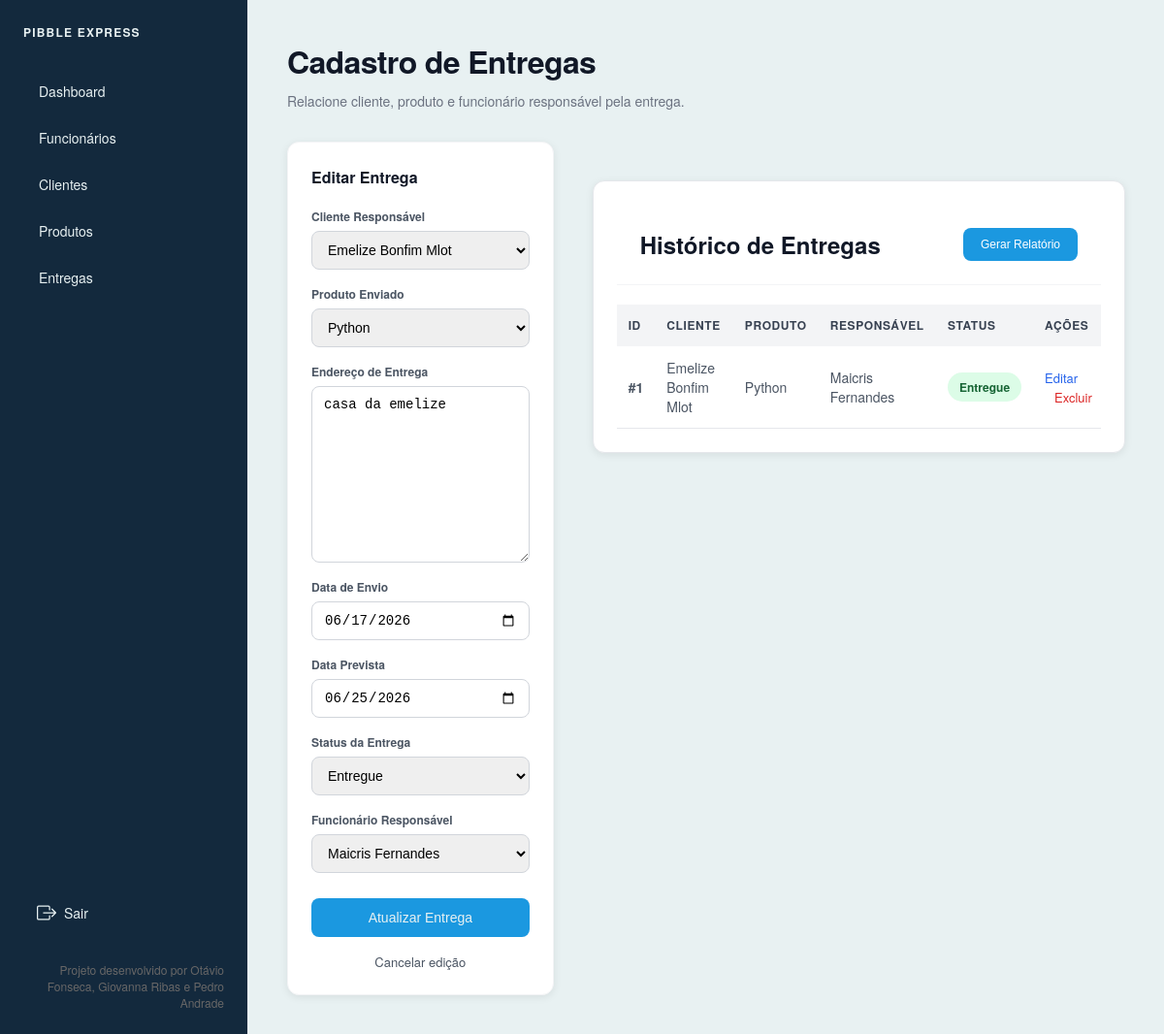
Page /entregas/1/editar/ (signed in) on the committed database.
### entregas/models.py (models this page shows, shortened)
class Entrega(models.Model):
    STATUS_CHOICES = [
        ('CADASTRADO', 'Cadastrado'),
        ('EM_TRANSITO', 'Em Trânsito'),
        ('ENTREGUE', 'Entregue'),
        ('CANCELADO', 'Cancelado'),
    ]
    cliente = models.ForeignKey(Cliente, on_delete=models.CASCADE, verbose_name="Cliente Responsável")
    produto = models.ForeignKey(Produto, on_delete=models.CASCADE, verbose_name="Produto Enviado")
    funcionario_responsavel = models.ForeignKey(Funcionario, on_delete=models.SET_NULL, null=True, verbose_name="Funcionário Responsável")
    endereco_entrega = models.TextField(verbose_name="Endereço de Entrega")
    data_envio = models.DateField(verbose_name="Data de Envio")
    data_prevista = models.DateField(verbose_name="Data Prevista")
    status_entrega = models.CharField(max_length=20, choices=STATUS_CHOICES, default='CADASTRADO', verbose_name="Status da Entrega")

### clientes/models.py (models this page shows)
class Cliente(models.Model):
    nome_completo = models.CharField(max_length=255, verbose_name="Nome Completo")
    cpf_cnpj = models.CharField(max_length=18, unique=True, verbose_name="CPF/CNPJ")
    telefone = models.CharField(max_length=20, verbose_name="Telefone")
    email = models.EmailField(unique=True, verbose_name="E-mail")
    endereco = models.TextField(verbose_name="Endereço")
    def __str__(self):
        return self.nome_completo

### produtos/models.py (models this page shows)
class Produto(models.Model):
    nome_produto = models.CharField(max_length=255, verbose_name="Nome do Produto")
    descricao = models.TextField(blank=True, null=True, verbose_name="Descrição")
    peso = models.DecimalField(max_digits=6, decimal_places=2, verbose_name="Peso (kg)")
    quantidade_estoque = models.IntegerField(default=0, verbose_name="Quantidade em Estoque")
    valor = models.DecimalField(max_digits=10, decimal_places=2, verbose_name="Valor (R$)")
    categoria = models.CharField(max_length=100, verbose_name="Categoria")
    def __str__(self):
        return self.nome_produto

### funcionarios/models.py (models this page shows)
class Funcionario(models.Model):
    TIPOS_USUARIO = (
        ('ADM', 'Administrador'),
        ('FUNC', 'Funcionário'),
    )
    nome_completo = models.CharField(max_length=255, verbose_name="Nome Completo")
    cpf = models.CharField(max_length=14, unique=True, verbose_name="CPF/CNPJ")
    cargo = models.CharField(max_length=100, verbose_name="Cargo")
    telefone = models.CharField(max_length=20, verbose_name="Telefone")
    email = models.EmailField(unique=True, verbose_name="E-mail")
    endereco = models.TextField(verbose_name="Endereço")
    data_contratacao = models.DateField(verbose_name="Data de Contratação")
    usuario = models.OneToOneField(
        User,
        on_delete=models.CASCADE,
        related_name='funcionario'
    )
    tipo_usuario = models.CharField(
        max_length=10,
        choices=TIPOS_USUARIO,
        default='FUNC',
        verbose_name='Tipo de Usuário'
    )
    def __str__(self):
        return self.nome_completo

### core/views.py (the view)
# urls.py: path("entregas/<int:pk>/editar/", views.editar_entrega, name="editar_entrega"),
@login_required
def editar_entrega(request, pk):
    atualizar_status_entregas()
    entrega = get_object_or_404(Entrega, pk=pk)
    form = EntregaForm(dados_formulario(request), instance=entrega)
    if request.method == "POST" and form.is_valid() and salvar_formulario_com_feedback(form):
        return redirect("entregas")
    context = {
        "form": form,
        "entregas": Entrega.objects.select_related(
            "cliente",
            "produto",
            "funcionario_responsavel",
        ).order_by("-id"),
        "editando": entrega,
    }
    return render(request, "entregas.html", context)

### entregas/forms.py
class EntregaForm(forms.ModelForm):
    class Meta:
        model = Entrega
        fields = [
            "cliente",
            "produto",
            "endereco_entrega",
            "data_envio",
            "data_prevista",
            "status_entrega",
            "funcionario_responsavel",
        ]
        widgets = {
            "data_envio": forms.DateInput(format="%Y-%m-%d", attrs={"type": "date"}),
            "data_prevista": forms.DateInput(format="%Y-%m-%d", attrs={"type": "date"}),
        }
    def __init__(self, *args, **kwargs):
        super().__init__(*args, **kwargs)
        self.fields["endereco_entrega"].widget.attrs["placeholder"] = "Digite o endereço de entrega"

### core/views.py (called while the page is built)
def atualizar_status_entregas():
    hoje = timezone.localdate()
    Entrega.objects.filter(
        status_entrega="CADASTRADO",
        data_envio__lte=hoje,
    ).update(status_entrega="EM_TRANSITO")

def dados_formulario(request):
    return request.POST if request.method == "POST" else None

### templates/entregas.html (shortened to what this page needs)
{% extends 'base.html' %}
{% block content %}
<header>
    <h1 class="header-title">Cadastro de Entregas</h1>
    <p class="header-subtitle">
        Relacione cliente, produto e funcionário responsável pela entrega.
    </p>
</header>
<div class="mudar-layout-grid">
    <div class="card">
        <h2 class="form-title">
            {% if editando %}Editar Entrega{% else %}Nova Entrega{% endif %}
        </h2>
        <form method="POST" class="form-container">
            {% for field in form %}
            <div class="form-group">
                <label class="form-label">{{ field.label }}</label>
                {{ field }}
            </div>
            {% endfor %}
            <button type="submit" class="btn-submit">
                {% if editando %}Atualizar Entrega{% else %}Salvar Entrega{% endif %}
            </button>
            {% if editando %}
            <a href="{% url 'entregas' %}" class="btn-cancel">Cancelar edição</a>
            {% endif %}
        </form>
    </div>
    <section class="report-section">
        <div class="report-header">
            <h2>Histórico de Entregas</h2>
            <button onclick="window.print()" class="btn-print">
                Gerar Relatório
            </button>
        </div>
        <div class="table-container">
            <table class="data-table">
                <thead>
                    <tr>
                        <th>ID</th>
                        <th>Cliente</th>
                        <th>Produto</th>
                        <th>Responsável</th>
                        <th>Status</th>
                        <th>Ações</th>
                    </tr>
                </thead>
                <tbody>
                    {% for entrega in entregas %}
                    <tr>
                        <td class="delivery-id">#{{ entrega.id }}</td>
                        <td>{{ entrega.cliente.nome_completo }}</td>
                        <td>{{ entrega.produto.nome_produto }}</td>
                        <td>{{ entrega.funcionario_responsavel.nome_completo }}</td>
                        <td>
                            <span class="badge
                            {% if entrega.status_entrega == 'ENTREGUE' %}status-entregue
                            {% elif entrega.status_entrega == 'EM_TRANSITO' %}status-transito
                            {% else %}status-pendente{% endif %}">
                                {{ entrega.get_status_entrega_display }}
                            </span>
                        </td>
                        <td>
                            <a href="{% url 'editar_entrega' entrega.pk %}" class="edit-link">Editar</a>
                            <a
                                href="{% url 'deletar_entrega' entrega.pk %}"
                                class="delete-link"
                                onclick="return confirm('Deseja excluir esta entrega?')"
                            >
                                Excluir
                            </a>
                        </td>
                    </tr>
                    {% empty %}
                    <tr>
                        <td colspan="6" class="empty-message">
                            Nenhuma entrega cadastrada.
                        </td>
                    </tr>
                    {% endfor %}
                </tbody>
            </table>
        </div>
    </section>
</div>
{% endblock %}

### static/css/style.css (style rules this page uses)
* { margin: 0; padding: 0; box-sizing: border-box; }
body { font-family: 'Helvetica Neue', Helvetica, Arial, sans-serif; background-color: #E8F1F2; color: #111827; display: flex; height: 100vh; height: 100vh; overflow: hidden; }
.header-title { font-size: 24px; font-weight: 600; letter-spacing: -0.02em; margin-bottom: 4px; }
.header-subtitle { font-size: 14px; color: #6b7280; margin-bottom: 32px; }
.card { background-color: #ffffff; padding: 24px; border-radius: 12px; border: 1px solid #f3f4f6; }
.report-section { background-color: #ffffff; border-radius: 12px; border: 1px solid #e5e7eb; overflow: hidden; }
.report-header { padding: 24px; border-bottom: 1px solid #f3f4f6; display: flex; justify-content: space-between; align-items: center; }
.btn-print { padding: 8px 16px; background-color: #111827; color: #ffffff; font-size: 12px; font-weight: 500; border: none; border-radius: 8px; cursor: pointer; transition: background-color 0.2s; }
.table-container { overflow-x: auto; }
.data-table { width: 100%; border-collapse: collapse; text-align: left; font-size: 14px; }
.data-table th { background-color: #f9fafb; padding: 16px 24px; font-size: 12px; font-weight: 600; text-transform: uppercase; letter-spacing: 0.05em; color: #9ca3af; border-bottom: 1px solid #f3f4f6; }
.data-table td { padding: 16px 24px; color: #4b5563; border-bottom: 1px solid #f3f4f6; }
.badge { padding: 4px 10px; font-size: 12px; font-weight: 500; border-radius: 9999px; }
.status-entregue { background-color: #f0fdf4; color: #166534; }
.header-title { font-size: 32px; font-weight: bold; color: #111827; }
.header-subtitle { margin-top: 8px; color: #6b7280; }
.card { background: #ffffff; padding: 24px; border-radius: 12px; box-shadow: 0 2px 8px rgba(0, 0, 0, 0.08); }
.report-section { margin-top: 40px; background: #ffffff; padding: 24px; border-radius: 12px; box-shadow: 0 2px 8px rgba(0, 0, 0, 0.08); }
.report-header { display: flex; justify-content: space-between; align-items: center; margin-bottom: 20px; }
.btn-print { padding: 10px 18px; border: none; border-radius: 8px; background-color: #1B98E0; color: white; cursor: pointer; transition: 0.3s; }
.data-table { width: 100%; border-collapse: collapse; }
.data-table th { background-color: #f3f4f6; text-align: left; padding: 12px; color: #374151; }
.data-table td { padding: 12px; border-bottom: 1px solid #e5e7eb; }
.delivery-id { font-weight: 600; color: #111827; }
.badge { display: inline-block; padding: 6px 12px; border-radius: 20px; font-size: 12px; font-weight: 600; }
.status-entregue { background-color: #dcfce7; color: #166534; }
.mudar-layout-grid { display: grid; grid-template-columns: 1fr 2fr; gap: 40px; align-items: start; }
.form-title { font-size: 16px; font-weight: 600; margin-bottom: 20px; }
.form-container { display: flex; flex-direction: column; gap: 16px; }
.form-group { display: flex; flex-direction: column; gap: 6px; }
.form-label { font-size: 12px; font-weight: 600; color: #4b5563; }
.form-group input, .form-group select, .form-group textarea { width: 100%; padding: 10px 12px; border: 1px solid #d1d5db; border-radius: 8px; font-size: 14px; }
.btn-submit { width: 100%; padding: 12px; margin-top: 10px; border: none; border-radius: 8px; background-color: #1B98E0; color: #E8F1F2; font-size: 14px; cursor: pointer; transition: 0.3s; }
.delete-link { color: #dc2626; text-decoration: none; font-size: 13px; font-weight: 500; margin-left: 10px; }
.edit-link { color: #2563eb; text-decoration: none; font-size: 13px; font-weight: 500; }
.btn-cancel { display: block; text-align: center; color: #4b5563; text-decoration: none; font-size: 13px; font-weight: 500; }

### rows in the picture
Entrega: form "Emelize Bonfim Mlot" "Python" "casa da emelize" "06/17/2026" "06/25/2026" "Entregue" "Maicris Fernandes", id "1", cliente.nome_completo "Emelize Bonfim Mlot", produto.nome_produto "Python", funcionario_responsavel.nome_completo "Maicris Fernandes", status_entrega "Entregue"

### other values in the picture
{{ field.label }} "Cliente Responsável" "Produto Enviado" "Endereço de Entrega" "Data de Envio" "Data Prevista" "Status da Entrega" "Funcionário Responsável"
